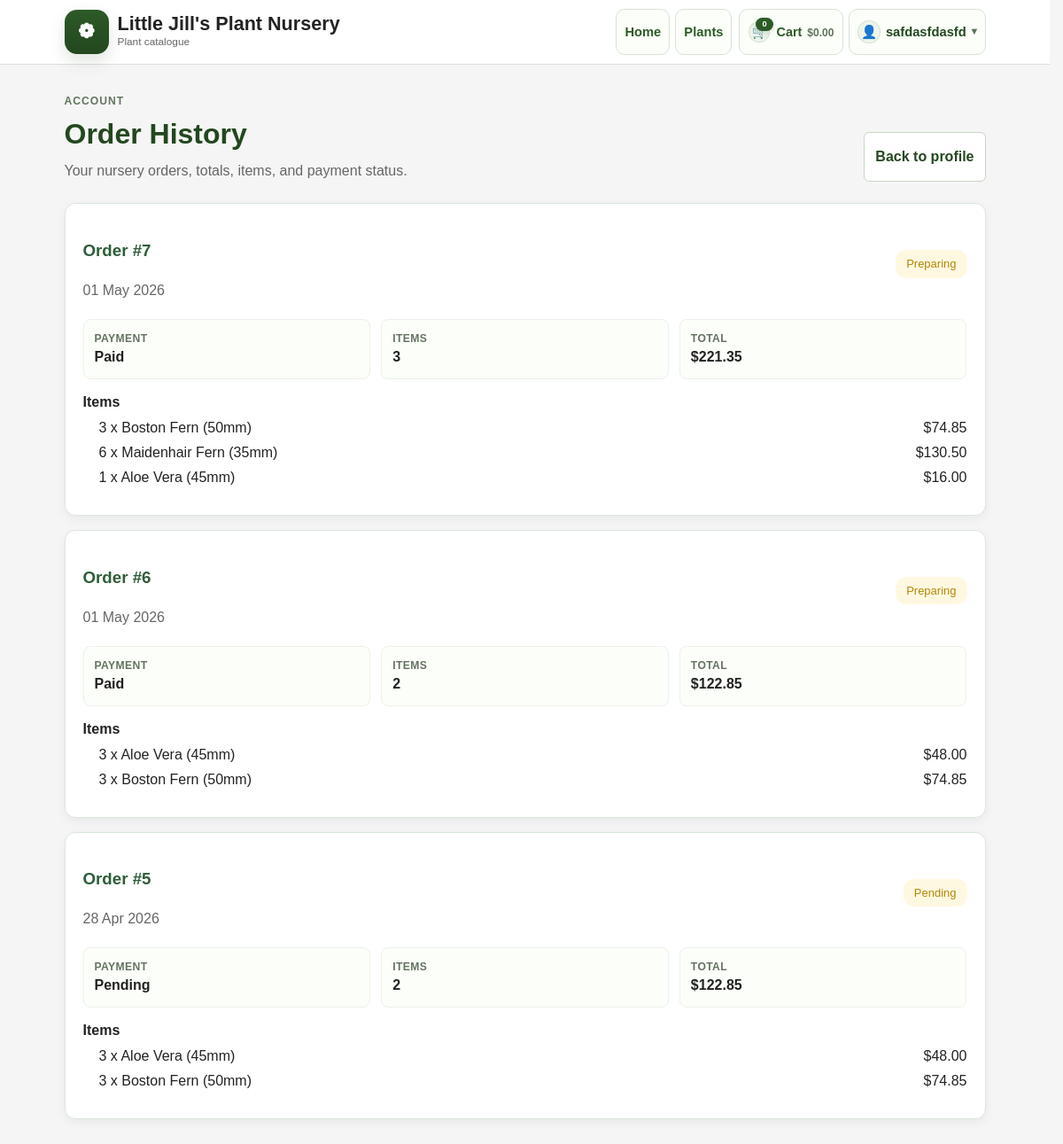
/orders (signed in), run on the app's committed database.
### models.py (models this page shows, shortened)
class User(db.Model, UserMixin):
    id: Mapped[int] = mapped_column(Integer, primary_key=True, autoincrement=True)
    email: Mapped[str] = mapped_column(String(120), unique=True, nullable=False)
    full_name: Mapped[str] = mapped_column(String(100), nullable=False)
    password_hash: Mapped[str] = mapped_column(String(255), nullable=False)
    is_staff: Mapped[bool] = mapped_column(Boolean, default=False)
    carts: Mapped[list["Cart"]] = relationship(back_populates="user")
    orders: Mapped[list["Order"]] = relationship(back_populates="user")
    address: Mapped[Optional["UserAddress"]] = relationship(
        back_populates="user",
        cascade="all, delete-orphan",
        uselist=False,
    )
    wishlist: Mapped[list["Wishlist"]] = relationship(back_populates="user")

class Order(db.Model):
    id: Mapped[int] = mapped_column(primary_key=True)
    user_id: Mapped[int] = mapped_column(ForeignKey("user.id"), nullable=False, index=True)
    cart_id: Mapped[int] = mapped_column(ForeignKey("cart.id"), nullable=False, index=True)
    status: Mapped[str] = mapped_column(String(30), default="pending", nullable=False, index=True)
    subtotal_amount: Mapped[Decimal] = mapped_column(Numeric(10, 2), default=Decimal("0.00"), nullable=False)
    delivery_fee: Mapped[Decimal] = mapped_column(Numeric(10, 2), default=Decimal("0.00"), nullable=False)
    total_amount: Mapped[Decimal] = mapped_column(Numeric(10, 2), default=Decimal("0.00"), nullable=False)
    delivery_method: Mapped[Optional[str]] = mapped_column(String(30))
    delivery_distance_km: Mapped[Optional[Decimal]] = mapped_column(Numeric(8, 2))
    delivery_line1: Mapped[Optional[str]] = mapped_column(String(255))
    delivery_line2: Mapped[Optional[str]] = mapped_column(String(255))
    delivery_city: Mapped[Optional[str]] = mapped_column(String(120))
    delivery_state: Mapped[Optional[str]] = mapped_column(String(120))
    delivery_postal_code: Mapped[Optional[str]] = mapped_column(String(20))
    delivery_country: Mapped[Optional[str]] = mapped_column(String(120))
    delivery_formatted_address: Mapped[Optional[str]] = mapped_column(String(500))
    delivery_google_place_id: Mapped[Optional[str]] = mapped_column(String(255))
    delivery_latitude: Mapped[Optional[float]] = mapped_column(Float)
    delivery_longitude: Mapped[Optional[float]] = mapped_column(Float)
    stripe_checkout_session_id: Mapped[Optional[str]] = mapped_column(String(255))
    stripe_payment_intent_id: Mapped[Optional[str]] = mapped_column(String(255))
    payment_status: Mapped[Optional[str]] = mapped_column(String(50))
    created_at: Mapped[datetime] = mapped_column(DateTime, default=datetime.utcnow, nullable=False)
    updated_at: Mapped[datetime] = mapped_column(
        DateTime,
        default=datetime.utcnow,
        onupdate=datetime.utcnow,
        nullable=False,
    )
    user: Mapped["User"] = relationship(back_populates="orders")
    cart: Mapped["Cart"] = relationship(back_populates="orders")
    items: Mapped[list["OrderItem"]] = relationship(
        back_populates="order",
        cascade="all, delete-orphan",
        order_by="OrderItem.created_at",
    )

class OrderItem(db.Model):
    id: Mapped[int] = mapped_column(primary_key=True)
    order_id: Mapped[int] = mapped_column(ForeignKey("order.id"), nullable=False, index=True)
    plant_id: Mapped[int] = mapped_column(ForeignKey("plant.id"), nullable=False, index=True)
    pot_id: Mapped[Optional[int]] = mapped_column(ForeignKey("pot.id"), nullable=True, index=True)
    quantity: Mapped[int] = mapped_column(Integer, default=1, nullable=False)
    unit_price_snapshot: Mapped[Decimal] = mapped_column(Numeric(10, 2), nullable=False)
    plant_name_snapshot: Mapped[str] = mapped_column(String(100), nullable=False)
    pot_size_snapshot: Mapped[Optional[int]] = mapped_column(Integer)
    image_snapshot: Mapped[Optional[str]] = mapped_column(String(255))
    created_at: Mapped[datetime] = mapped_column(DateTime, default=datetime.utcnow, nullable=False)
    updated_at: Mapped[datetime] = mapped_column(
        DateTime,
        default=datetime.utcnow,
        onupdate=datetime.utcnow,
        nullable=False,
    )
    order: Mapped["Order"] = relationship(back_populates="items")
    pot: Mapped[Optional["Pot"]] = relationship()

### app.py (the view)
@app.route("/orders")
@login_required
def orders():
    user_orders = (
        Order.query.filter_by(user_id=current_user.id)
        .order_by(Order.created_at.desc())
        .all()
    )
    return render_template('orders.html', orders=user_orders)

### app.py (called while the page is built)
@login_manager.user_loader
def load_user(user_id):
    return User.query.get(int(user_id))

def get_active_cart(user):
    return (
        Cart.query.filter_by(user_id=user.id, status="active")
        .order_by(Cart.updated_at.desc(), Cart.id.desc())
        .first()
    )

def get_header_cart_summary():
    if not current_user.is_authenticated:
        return {
            "header_cart_item_count": 0,
            "header_cart_total": Decimal("0.00"),
        }
    cart = get_active_cart(current_user)
    if cart is None:
        return {
            "header_cart_item_count": 0,
            "header_cart_total": Decimal("0.00"),
        }
    summary = build_cart_summary(cart)
    return {
        "header_cart_item_count": summary["item_count"],
        "header_cart_total": summary["total"],
    }

@app.context_processor
def inject_header_cart_summary():
    return get_header_cart_summary()

### templates/orders.html (shortened to what this page needs)
<!DOCTYPE html>
<html lang="en">
    <head>
    <link rel="stylesheet" href="{{ url_for('static', filename='styles.css') }}">
    </head>
<body>
    {% include '_header.html' %}
    <main class="container order-page">
        <section class="profile-hero">
            <div>
                <p class="eyebrow">Account</p>
                <h1>Order History</h1>
                <p class="muted">Your nursery orders, totals, items, and payment status.</p>
            </div>
            <a class="button-secondary profile-orders__link" href="{{ url_for('profile') }}">Back to profile</a>
        </section>
        {% if orders %}
            <div class="orderslist">
                {% for order in orders %}
                    <article class="orderhistory">
                        <div class="orderheading">
                            <div>
                                <h3>Order #{{ order.id }}</h3>
                                <p class="muted">{{ order.created_at.strftime('%d %b %Y') }}</p>
                            </div>
                            <span class="status {{ 'delivered' if order.status == 'completed' else 'cancelled' if order.status == 'cancelled' else 'pending' }}">{{ order.status|title }}</span>
                        </div>
                        <div class="order-meta-grid">
                            <div>
                                <span class="meta-label">Payment</span>
                                <strong>{{ order.payment_status|default('Pending', true)|title }}</strong>
                            </div>
                            <div>
                                <span class="meta-label">Items</span>
                                <strong>{{ order.items|length }}</strong>
                            </div>
                            <div>
                                <span class="meta-label">Total</span>
                                <strong>${{ '%.2f'|format(order.total_amount) }}</strong>
                            </div>
                        </div>
                        <div class="orderitems">
                            <strong>Items</strong>
                            <ul>
                                {% for item in order.items %}
                                    <li>
                                        <span>{{ item.quantity }} x {{ item.plant_name_snapshot }}{% if item.pot_size_snapshot %} ({{ item.pot_size_snapshot }}mm){% endif %}</span>
                                        <span>${{ '%.2f'|format(item.unit_price_snapshot * item.quantity) }}</span>
                                    </li>
                                {% endfor %}
                            </ul>
                        </div>
                    </article>
                {% endfor %}
            </div>
        {% else %}
            <section class="card profile-panel">
                <p class="muted">No orders yet.</p>
                <a class="button-link" href="{{ url_for('plants_index') }}">Browse plants</a>
            </section>
        {% endif %}
    </main>
</body>
</html>

### templates/_header.html (shortened to what this page needs)
<header class="site-header">
    <div class="site-header__inner">
        <a class="brand" href="{{ url_for('home') }}">
            <span class="brand-mark" aria-hidden="true">
                <span class="icon-glyph icon-glyph--brand">❁</span>
            </span>
            <span class="brand-text">
                <span class="brand-name">Little Jill's Plant Nursery</span>
                <small>Plant catalogue</small>
            </span>
        </a>
        <div class="header-actions">
            <nav class="site-nav site-nav--primary">
                <a class="nav-button" href="{{ url_for('home') }}">
                    <span>Home</span>
                </a>
                <a class="nav-button" href="{{ url_for('plants_index') }}">
                    <span>Plants</span>
                </a>
            </nav>
            <nav class="site-nav site-nav--utility">
                <a class="nav-button nav-button--cart" href="{{ url_for('cart') }}">
                    <span class="nav-icon-chip nav-icon-chip--cart" aria-hidden="true">
                        <span class="nav-icon-chip__emoji">🛒</span>
                        <span class="nav-icon-chip__badge">{{ header_cart_item_count }}</span>
                    </span>
                    <span class="nav-button__content">
                        <span class="nav-button__title">Cart</span>
                        <span class="nav-button__subtitle">${{ '%.2f'|format(header_cart_total) }}</span>
                    </span>
                </a>
                {% if current_user.is_authenticated %}
                <details class="account-menu">
                    <summary class="nav-button account-menu__summary">
                        <span class="nav-icon-chip" aria-hidden="true">👤</span>
                        <span>{{ current_user.full_name }}</span>
                        <span class="account-menu__caret" aria-hidden="true">▾</span>
                    </summary>
                </details>
                {% else %}
                <a class="nav-button nav-button--icon" href="{{ url_for('login') }}">
                    <span class="nav-icon-chip" aria-hidden="true">⇥</span>
                    <span>Login</span>
                </a>
                {% endif %}
            </nav>
        </div>
    </div>
</header>

### data on the page
User: full_name "safdasfdasfd"
Order: id "7", created_at "01 May 2026", status "Preparing", payment_status "Paid", items|length "3", total_amount "221.35"
OrderItem: quantity "3", plant_name_snapshot "Boston Fern", pot_size_snapshot "50", item.unit_price_snapshot*item.quantity "74.85"
OrderItem: quantity "6", plant_name_snapshot "Maidenhair Fern", pot_size_snapshot "35", item.unit_price_snapshot*item.quantity "130.50"
OrderItem: quantity "1", plant_name_snapshot "Aloe Vera", pot_size_snapshot "45", item.unit_price_snapshot*item.quantity "16.00"
Order: id "6", created_at "01 May 2026", status "Preparing", payment_status "Paid", items|length "2", total_amount "122.85"
OrderItem: quantity "3", plant_name_snapshot "Aloe Vera", pot_size_snapshot "45", item.unit_price_snapshot*item.quantity "48.00"
OrderItem: quantity "3", plant_name_snapshot "Boston Fern", pot_size_snapshot "50", item.unit_price_snapshot*item.quantity "74.85"
Order: id "5", created_at "28 Apr 2026", status "Pending", payment_status "Pending", items|length "2", total_amount "122.85"
OrderItem: quantity "3", plant_name_snapshot "Aloe Vera", pot_size_snapshot "45", item.unit_price_snapshot*item.quantity "48.00"
OrderItem: quantity "3", plant_name_snapshot "Boston Fern", pot_size_snapshot "50", item.unit_price_snapshot*item.quantity "74.85"

### other printed values
{{ header_cart_item_count }} "0"
{{ '%.2f'|format(header_cart_total) }} "0.00"
